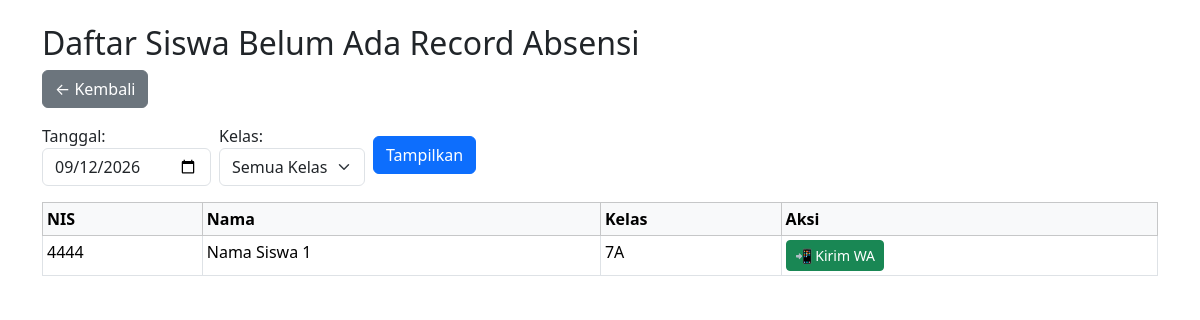
The app's page /belum_absensi.php (signed in) with its own data.
### tables this page shows
CREATE TABLE `siswa` (
  `id` int(11) NOT NULL,
  `nis` varchar(20) DEFAULT NULL,
  `nisn` varchar(20) DEFAULT NULL,
  `nama` varchar(100) DEFAULT NULL,
  `kelas` varchar(50) DEFAULT NULL,
  `status` varchar(10) NOT NULL DEFAULT 'aktif',
  `no_wa` varchar(20) DEFAULT NULL,
  `rfid_uid` varchar(50) DEFAULT NULL,
  `foto_siswa` varchar(255) DEFAULT NULL
);

### belum_absensi.php (the view, shortened to what this page needs)
<?php
include 'config.php';
$tanggal = $_GET['tanggal'] ?? date('Y-m-d');
$kelas   = $_GET['kelas'] ?? '';
?>
<!DOCTYPE html>
<html>
<head>
  <link href="https://cdn.jsdelivr.net/npm/bootstrap@5.3.2/dist/css/bootstrap.min.css" rel="stylesheet">
</head>
<body class="container mt-4">
  <h2>Daftar Siswa Belum Ada Record Absensi</h2>
  <a href="dashboard.php" class="btn btn-secondary mb-3">← Kembali</a>
  <form method="get" class="mb-3 row g-2 align-items-center">
    <div class="col-auto">
      <label for="tanggal" class="form-label mb-0">Tanggal:</label>
      <input type="date" name="tanggal" value="<?= $tanggal ?>" class="form-control">
    </div>
    <div class="col-auto">
      <label for="kelas" class="form-label mb-0">Kelas:</label>
      <select name="kelas" class="form-select">
        <option value="">Semua Kelas</option>
      </select>
    </div>
    <div class="col-auto">
      <button class="btn btn-primary">Tampilkan</button>
    </div>
  </form>
  <table class="table table-bordered table-sm">
    <thead class="table-light">
      <tr>
        <th>NIS</th>
        <th>Nama</th>
        <th>Kelas</th>
        <th>Aksi</th>
      </tr>
    </thead>
    <tbody>
      <?php
      $filterKelas = $kelas ? "AND s.kelas = '$kelas'" : '';
      $q = mysqli_query($conn, "
        SELECT s.id, s.nis, s.nama, s.kelas
        FROM siswa s
        WHERE s.status='aktif' $filterKelas
          AND NOT EXISTS (
            SELECT 1 FROM absensi a
            WHERE a.siswa_id = s.id
              AND a.tanggal = '$tanggal'
          )
        ORDER BY s.nama
      ");
      if (mysqli_num_rows($q) > 0) {
        while ($d = mysqli_fetch_assoc($q)) {
          $pesan  = "Assalamu'alaikum,\n\n"
                  . "Kami informasikan bahwa ananda *{$d['nama']}* "
                  . "(NIS: {$d['nis']}, Kelas: {$d['kelas']}) "
                  . "belum tercatat hadir pada tanggal *$tanggal*.\n\n"
                  . "Mohon perhatian Bapak/Ibu 🙏";
          $urlPesan = "https://wa.me/?text=" . urlencode($pesan);
          echo "<tr>
            <td>{$d['nis']}</td>
            <td>{$d['nama']}</td>
            <td>{$d['kelas']}</td>
            <td>
              <a href='$urlPesan' target='_blank' class='btn btn-success btn-sm'>
                📲 Kirim WA
              </a>
            </td>
          </tr>";
        }
      } else {
        echo "<tr><td colspan='4' class='text-center'>Semua siswa sudah ada record absensi pada tanggal ini</td></tr>";
      }
      ?>
    </tbody>
  </table>
</body>
</html>

### records on screen
siswa: nis "4444", nama "Nama Siswa 1", kelas "7A"
